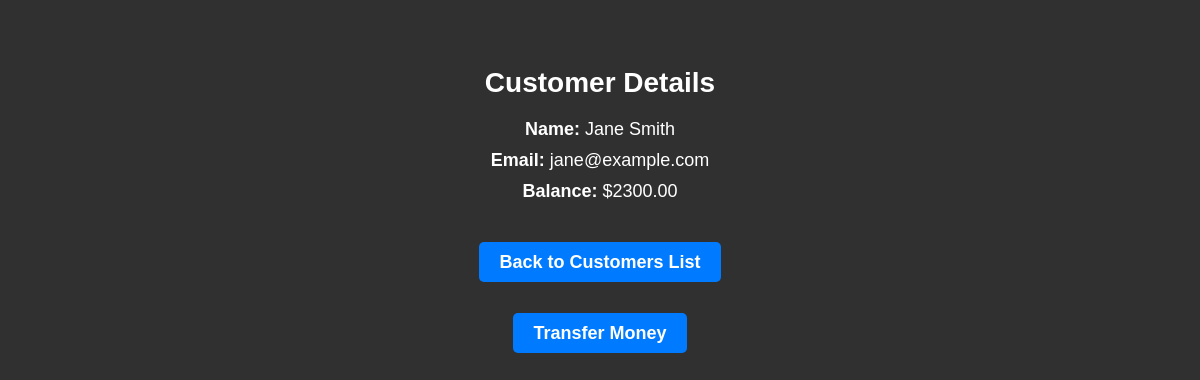
Page /view_customer/2/ on the committed database.
### banking_app/models.py (models this page shows, shortened)
class Customer(models.Model):
    name = models.CharField(max_length=100)
    email = models.EmailField(unique=True)
    balance = models.DecimalField(max_digits=10, decimal_places=2)

### banking_app/views.py (the view)
# urls.py: path('view_customer/<int:customer_id>/', views.view_customer, name='view_customer'),
def view_customer(request, customer_id):
    customer = Customer.objects.get(pk=customer_id)
    return render(request, 'banking_app/view_customer.html', {'customer': customer})

### banking_app/templates/banking_app/view_customer.html (shortened to what this page needs)
{% load static %}
<!DOCTYPE html>
<html lang="en">
<head>
    <link rel="stylesheet" type="text/css" href="{% static 'banking_app/css/styles_view_customer.css' %}">
</head>
<body>
    <h1>Customer Details</h1>
    <p><strong>Name:</strong> {{ customer.name }}</p>
    <p><strong>Email:</strong> {{ customer.email }}</p>
    <p><strong>Balance:</strong> ${{ customer.balance }}</p>
    <p class="link"><a class="btn" href="{% url 'view_customers' %}">Back to Customers List</a></p>
    <p class="link"><a class="btn" href="{% url 'transfer_money' %}">Transfer Money</a></p>
</body>
</html>

### banking_app/static/banking_app/css/styles_view_customer.css (style rules this page uses)
body { font-family: 'Arial', sans-serif; background-color: #303030; text-align: center; padding: 40px; }
h1 { color: #ffffff; font-size: 28px; margin-bottom: 20px; }
p { font-size: 18px; margin: 10px 0; color: #ffffff; }
strong { font-weight: bold; }
.btn { text-decoration: none; background-color: #007BFF; color: #fff; padding: 10px 20px; border-radius: 5px; font-weight: bold; transition: background-color 0.3s; }
.link { margin-top: 50px; }

### rows in the picture
Customer: name "Jane Smith", email "jane@example.com", balance "2300.00"
